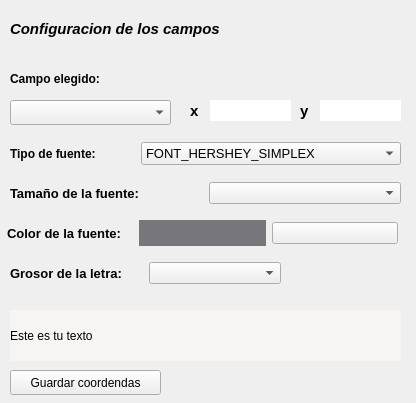
<?xml version="1.0" encoding="UTF-8"?>
<ui version="4.0">
 <class>MainWindow</class>
 <widget class="QMainWindow" name="MainWindow">
  <property name="geometry">
   <rect>
    <x>0</x>
    <y>0</y>
    <width>416</width>
    <height>403</height>
   </rect>
  </property>
  <property name="windowTitle">
   <string>MainWindow</string>
  </property>
  <widget class="QWidget" name="centralwidget">
   <widget class="QComboBox" name="comboBox">
    <property name="geometry">
     <rect>
      <x>10</x>
      <y>100</y>
      <width>161</width>
      <height>25</height>
     </rect>
    </property>
   </widget>
   <widget class="QLabel" name="label">
    <property name="geometry">
     <rect>
      <x>10</x>
      <y>70</y>
      <width>121</width>
      <height>17</height>
     </rect>
    </property>
    <property name="font">
     <font>
      <weight>75</weight>
      <bold>true</bold>
     </font>
    </property>
    <property name="text">
     <string>Campo elegido:</string>
    </property>
   </widget>
   <widget class="QLabel" name="label_2">
    <property name="geometry">
     <rect>
      <x>10</x>
      <y>20</y>
      <width>251</width>
      <height>17</height>
     </rect>
    </property>
    <property name="font">
     <font>
      <pointsize>11</pointsize>
      <weight>75</weight>
      <italic>true</italic>
      <bold>true</bold>
     </font>
    </property>
    <property name="text">
     <string>Configuracion de los campos</string>
    </property>
   </widget>
   <widget class="QLabel" name="label_3">
    <property name="geometry">
     <rect>
      <x>210</x>
      <y>100</y>
      <width>81</width>
      <height>21</height>
     </rect>
    </property>
    <property name="styleSheet">
     <string notr="true">background-color: rgb(255, 255, 255);</string>
    </property>
    <property name="text">
     <string/>
    </property>
   </widget>
   <widget class="QLabel" name="label_4">
    <property name="geometry">
     <rect>
      <x>190</x>
      <y>100</y>
      <width>16</width>
      <height>21</height>
     </rect>
    </property>
    <property name="font">
     <font>
      <pointsize>11</pointsize>
      <weight>75</weight>
      <bold>true</bold>
     </font>
    </property>
    <property name="text">
     <string>x</string>
    </property>
   </widget>
   <widget class="QLabel" name="label_5">
    <property name="geometry">
     <rect>
      <x>300</x>
      <y>100</y>
      <width>16</width>
      <height>21</height>
     </rect>
    </property>
    <property name="font">
     <font>
      <pointsize>11</pointsize>
      <weight>75</weight>
      <bold>true</bold>
     </font>
    </property>
    <property name="text">
     <string>y</string>
    </property>
   </widget>
   <widget class="QLabel" name="label_6">
    <property name="geometry">
     <rect>
      <x>320</x>
      <y>100</y>
      <width>81</width>
      <height>21</height>
     </rect>
    </property>
    <property name="styleSheet">
     <string notr="true">background-color: rgb(255, 255, 255);</string>
    </property>
    <property name="text">
     <string/>
    </property>
   </widget>
   <widget class="QPushButton" name="pushButton">
    <property name="geometry">
     <rect>
      <x>10</x>
      <y>370</y>
      <width>151</width>
      <height>25</height>
     </rect>
    </property>
    <property name="text">
     <string>Guardar coordendas</string>
    </property>
   </widget>
   <widget class="QLabel" name="label_13">
    <property name="geometry">
     <rect>
      <x>10</x>
      <y>310</y>
      <width>391</width>
      <height>51</height>
     </rect>
    </property>
    <property name="styleSheet">
     <string notr="true">background-color: rgb(192, 191, 188);
background-color: rgb(246, 245, 244);</string>
    </property>
    <property name="text">
     <string>Este es tu texto</string>
    </property>
    <property name="alignment">
     <set>Qt::AlignLeading|Qt::AlignLeft|Qt::AlignVCenter</set>
    </property>
   </widget>
   <widget class="QWidget" name="layoutWidget">
    <property name="geometry">
     <rect>
      <x>10</x>
      <y>140</y>
      <width>391</width>
      <height>27</height>
     </rect>
    </property>
    <layout class="QHBoxLayout" name="horizontalLayout">
     <item>
      <widget class="QLabel" name="label_7">
       <property name="font">
        <font>
         <weight>75</weight>
         <bold>true</bold>
        </font>
       </property>
       <property name="text">
        <string>Tipo de fuente:</string>
       </property>
      </widget>
     </item>
     <item>
      <widget class="QComboBox" name="comboBox_font">
       <property name="font">
        <font>
         <pointsize>10</pointsize>
        </font>
       </property>
       <item>
        <property name="text">
         <string>FONT_HERSHEY_SIMPLEX</string>
        </property>
       </item>
       <item>
        <property name="text">
         <string>FONT_HERSHEY_PLAIN</string>
        </property>
       </item>
       <item>
        <property name="text">
         <string>FONT_HERSHEY_DUPLEX</string>
        </property>
       </item>
       <item>
        <property name="text">
         <string>FONT_HERSHEY_COMPLEX</string>
        </property>
       </item>
       <item>
        <property name="text">
         <string>FONT_HERSHEY_TRIPLEX</string>
        </property>
       </item>
       <item>
        <property name="text">
         <string>FONT_HERSHEY_COMPLEX_SMALL</string>
        </property>
       </item>
       <item>
        <property name="text">
         <string>FONT_HERSHEY_SCRIPT_SIMPLEX</string>
        </property>
       </item>
       <item>
        <property name="text">
         <string>FONT_HERSHEY_SCRIPT_COMPLEX</string>
        </property>
       </item>
      </widget>
     </item>
    </layout>
   </widget>
   <widget class="QWidget" name="layoutWidget">
    <property name="geometry">
     <rect>
      <x>10</x>
      <y>180</y>
      <width>391</width>
      <height>27</height>
     </rect>
    </property>
    <layout class="QHBoxLayout" name="horizontalLayout_2">
     <item>
      <widget class="QLabel" name="label_8">
       <property name="font">
        <font>
         <pointsize>10</pointsize>
         <weight>75</weight>
         <bold>true</bold>
        </font>
       </property>
       <property name="text">
        <string>Tamaño de la fuente:</string>
       </property>
      </widget>
     </item>
     <item>
      <widget class="QComboBox" name="comboBox_fontsize"/>
     </item>
    </layout>
   </widget>
   <widget class="QWidget" name="layoutWidget">
    <property name="geometry">
     <rect>
      <x>7</x>
      <y>220</y>
      <width>391</width>
      <height>26</height>
     </rect>
    </property>
    <layout class="QHBoxLayout" name="horizontalLayout_3">
     <item>
      <widget class="QLabel" name="label_9">
       <property name="font">
        <font>
         <pointsize>10</pointsize>
         <weight>75</weight>
         <bold>true</bold>
        </font>
       </property>
       <property name="text">
        <string>Color de la fuente:</string>
       </property>
      </widget>
     </item>
     <item>
      <widget class="QLabel" name="label_10">
       <property name="font">
        <font>
         <pointsize>11</pointsize>
        </font>
       </property>
       <property name="styleSheet">
        <string notr="true">background-color: rgb(119, 118, 123);</string>
       </property>
       <property name="text">
        <string/>
       </property>
      </widget>
     </item>
     <item>
      <widget class="QPushButton" name="pushButton_2">
       <property name="maximumSize">
        <size>
         <width>16777198</width>
         <height>16777215</height>
        </size>
       </property>
       <property name="autoFillBackground">
        <bool>false</bool>
       </property>
       <property name="styleSheet">
        <string notr="true">image: url(:/prefijoNuevo/601137-200.png);</string>
       </property>
       <property name="text">
        <string/>
       </property>
       <property name="icon">
        <iconset theme="color_picker">
         <normaloff>:/prefijoNuevo/601137-200.png</normaloff>:/prefijoNuevo/601137-200.png</iconset>
       </property>
       <property name="iconSize">
        <size>
         <width>16</width>
         <height>16</height>
        </size>
       </property>
      </widget>
     </item>
    </layout>
   </widget>
   <widget class="QWidget" name="">
    <property name="geometry">
     <rect>
      <x>10</x>
      <y>260</y>
      <width>271</width>
      <height>27</height>
     </rect>
    </property>
    <layout class="QHBoxLayout" name="horizontalLayout_4">
     <item>
      <widget class="QLabel" name="label_11">
       <property name="font">
        <font>
         <pointsize>10</pointsize>
         <weight>75</weight>
         <bold>true</bold>
        </font>
       </property>
       <property name="text">
        <string>Grosor de la letra:</string>
       </property>
      </widget>
     </item>
     <item>
      <widget class="QComboBox" name="comboBox_fontsize_2"/>
     </item>
    </layout>
   </widget>
  </widget>
 </widget>
 <resources>
  <include location="color_picker.qrc"/>
 </resources>
 <connections/>
</ui>
